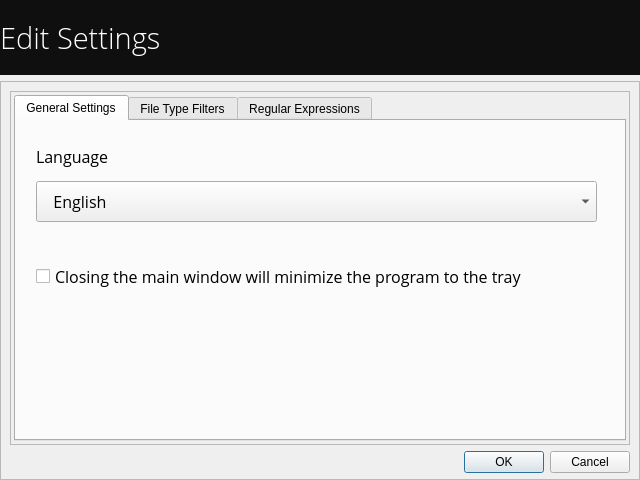
<?xml version="1.0" encoding="UTF-8"?>
<ui version="4.0">
 <class>EditSettings</class>
 <widget class="QDialog" name="EditSettings">
  <property name="enabled">
   <bool>true</bool>
  </property>
  <property name="geometry">
   <rect>
    <x>0</x>
    <y>0</y>
    <width>640</width>
    <height>480</height>
   </rect>
  </property>
  <property name="sizePolicy">
   <sizepolicy hsizetype="Fixed" vsizetype="Fixed">
    <horstretch>0</horstretch>
    <verstretch>0</verstretch>
   </sizepolicy>
  </property>
  <property name="minimumSize">
   <size>
    <width>640</width>
    <height>480</height>
   </size>
  </property>
  <property name="maximumSize">
   <size>
    <width>640</width>
    <height>480</height>
   </size>
  </property>
  <property name="contextMenuPolicy">
   <enum>Qt::NoContextMenu</enum>
  </property>
  <property name="windowTitle">
   <string>Edit Settings</string>
  </property>
  <property name="whatsThis">
   <string notr="true"/>
  </property>
  <property name="sizeGripEnabled">
   <bool>false</bool>
  </property>
  <layout class="QHBoxLayout" name="horizontalLayout">
   <property name="margin">
    <number>0</number>
   </property>
   <item>
    <layout class="QVBoxLayout" name="mainLayout">
     <item>
      <widget class="QLabel" name="label">
       <property name="minimumSize">
        <size>
         <width>0</width>
         <height>75</height>
        </size>
       </property>
       <property name="maximumSize">
        <size>
         <width>16777215</width>
         <height>75</height>
        </size>
       </property>
       <property name="font">
        <font>
         <family>Open Sans Light</family>
         <pointsize>22</pointsize>
        </font>
       </property>
       <property name="styleSheet">
        <string notr="true">background: rgb(15,15,15);
color: white;

    background-image: url(:images/backgrounds/blackbg.png);
    background-position: top right;
    background-origin: content;
    background-repeat: repeat-xy;


</string>
       </property>
       <property name="text">
        <string>Edit Settings</string>
       </property>
       <property name="margin">
        <number>18</number>
       </property>
      </widget>
     </item>
     <item>
      <widget class="QFrame" name="mainFrame">
       <property name="frameShape">
        <enum>QFrame::StyledPanel</enum>
       </property>
       <property name="frameShadow">
        <enum>QFrame::Raised</enum>
       </property>
       <layout class="QGridLayout" name="gridLayout">
        <property name="bottomMargin">
         <number>6</number>
        </property>
        <item row="0" column="0">
         <layout class="QVBoxLayout" name="verticalLayout">
          <item>
           <widget class="QFrame" name="contentsFrame">
            <property name="frameShape">
             <enum>QFrame::StyledPanel</enum>
            </property>
            <property name="frameShadow">
             <enum>QFrame::Raised</enum>
            </property>
            <layout class="QGridLayout" name="gridLayout_3">
             <property name="margin">
              <number>3</number>
             </property>
             <item row="0" column="0">
              <widget class="QTabWidget" name="settingsTabs">
               <property name="currentIndex">
                <number>0</number>
               </property>
               <widget class="QWidget" name="generalSettingsTab">
                <attribute name="title">
                 <string>General Settings</string>
                </attribute>
                <widget class="QLabel" name="languageLabel">
                 <property name="geometry">
                  <rect>
                   <x>20</x>
                   <y>20</y>
                   <width>101</width>
                   <height>31</height>
                  </rect>
                 </property>
                 <property name="font">
                  <font>
                   <family>Open Sans</family>
                   <pointsize>12</pointsize>
                  </font>
                 </property>
                 <property name="text">
                  <string>Language</string>
                 </property>
                </widget>
                <widget class="QComboBox" name="languageCombo">
                 <property name="geometry">
                  <rect>
                   <x>20</x>
                   <y>60</y>
                   <width>561</width>
                   <height>41</height>
                  </rect>
                 </property>
                 <property name="font">
                  <font>
                   <family>Open Sans</family>
                   <pointsize>12</pointsize>
                  </font>
                 </property>
                 <property name="iconSize">
                  <size>
                   <width>40</width>
                   <height>24</height>
                  </size>
                 </property>
                 <item>
                  <property name="text">
                   <string>   English</string>
                  </property>
                  <property name="icon">
                   <iconset resource="res.qrc">
                    <normaloff>:/images/flags/english.png</normaloff>:/images/flags/english.png</iconset>
                  </property>
                 </item>
                 <item>
                  <property name="text">
                   <string>   Deutsch</string>
                  </property>
                  <property name="icon">
                   <iconset resource="res.qrc">
                    <normaloff>:/images/flags/german.png</normaloff>:/images/flags/german.png</iconset>
                  </property>
                 </item>
                 <item>
                  <property name="text">
                   <string>   Français</string>
                  </property>
                  <property name="icon">
                   <iconset resource="res.qrc">
                    <normaloff>:/images/flags/french.png</normaloff>:/images/flags/french.png</iconset>
                  </property>
                 </item>
                 <item>
                  <property name="text">
                   <string>   Español</string>
                  </property>
                  <property name="icon">
                   <iconset resource="res.qrc">
                    <normaloff>:/images/flags/spanish.png</normaloff>:/images/flags/spanish.png</iconset>
                  </property>
                 </item>
                 <item>
                  <property name="text">
                   <string>   汉语</string>
                  </property>
                  <property name="icon">
                   <iconset resource="res.qrc">
                    <normaloff>:/images/flags/chinese.png</normaloff>:/images/flags/chinese.png</iconset>
                  </property>
                 </item>
                </widget>
                <widget class="QCheckBox" name="checkBox">
                 <property name="geometry">
                  <rect>
                   <x>20</x>
                   <y>140</y>
                   <width>561</width>
                   <height>31</height>
                  </rect>
                 </property>
                 <property name="font">
                  <font>
                   <family>Open Sans</family>
                   <pointsize>12</pointsize>
                  </font>
                 </property>
                 <property name="text">
                  <string>Closing the main window will minimize the program to the tray</string>
                 </property>
                </widget>
               </widget>
               <widget class="QWidget" name="fileTypesTab">
                <attribute name="title">
                 <string>File Type Filters</string>
                </attribute>
                <layout class="QGridLayout" name="fileTypeLayout">
                 <property name="margin">
                  <number>3</number>
                 </property>
                 <property name="spacing">
                  <number>3</number>
                 </property>
                 <item row="0" column="0">
                  <layout class="QHBoxLayout" name="fileFilterLayout">
                   <item>
                    <widget class="QTableWidget" name="fileFilterTable">
                     <property name="styleSheet">
                      <string notr="true"/>
                     </property>
                     <property name="gridStyle">
                      <enum>Qt::SolidLine</enum>
                     </property>
                     <property name="sortingEnabled">
                      <bool>true</bool>
                     </property>
                     <property name="rowCount">
                      <number>0</number>
                     </property>
                     <property name="columnCount">
                      <number>2</number>
                     </property>
                     <attribute name="horizontalHeaderStretchLastSection">
                      <bool>true</bool>
                     </attribute>
                     <column/>
                     <column/>
                    </widget>
                   </item>
                   <item>
                    <layout class="QVBoxLayout" name="fileFilterButtons">
                     <property name="spacing">
                      <number>10</number>
                     </property>
                     <item>
                      <widget class="QPushButton" name="newFilterButton">
                       <property name="minimumSize">
                        <size>
                         <width>100</width>
                         <height>0</height>
                        </size>
                       </property>
                       <property name="maximumSize">
                        <size>
                         <width>100</width>
                         <height>16777215</height>
                        </size>
                       </property>
                       <property name="text">
                        <string>New Filter</string>
                       </property>
                      </widget>
                     </item>
                     <item>
                      <widget class="QPushButton" name="editFilterButton">
                       <property name="text">
                        <string>Edit Filter</string>
                       </property>
                      </widget>
                     </item>
                     <item>
                      <widget class="QPushButton" name="deleteFilterButton">
                       <property name="text">
                        <string>Delete Filter</string>
                       </property>
                      </widget>
                     </item>
                     <item>
                      <spacer name="verticalSpacer">
                       <property name="orientation">
                        <enum>Qt::Vertical</enum>
                       </property>
                       <property name="sizeHint" stdset="0">
                        <size>
                         <width>20</width>
                         <height>40</height>
                        </size>
                       </property>
                      </spacer>
                     </item>
                    </layout>
                   </item>
                  </layout>
                 </item>
                </layout>
               </widget>
               <widget class="QWidget" name="regexTab">
                <attribute name="title">
                 <string>Regular Expressions</string>
                </attribute>
                <layout class="QGridLayout" name="gridLayout_2">
                 <property name="margin">
                  <number>3</number>
                 </property>
                 <property name="spacing">
                  <number>3</number>
                 </property>
                 <item row="0" column="0">
                  <layout class="QHBoxLayout" name="regexLayout">
                   <item>
                    <widget class="QTableWidget" name="regexTable">
                     <property name="styleSheet">
                      <string notr="true"/>
                     </property>
                     <property name="gridStyle">
                      <enum>Qt::SolidLine</enum>
                     </property>
                     <property name="sortingEnabled">
                      <bool>true</bool>
                     </property>
                     <property name="rowCount">
                      <number>0</number>
                     </property>
                     <property name="columnCount">
                      <number>1</number>
                     </property>
                     <attribute name="horizontalHeaderStretchLastSection">
                      <bool>true</bool>
                     </attribute>
                     <column/>
                    </widget>
                   </item>
                   <item>
                    <layout class="QVBoxLayout" name="regexButtons">
                     <property name="spacing">
                      <number>10</number>
                     </property>
                     <item>
                      <widget class="QPushButton" name="newRegexButton">
                       <property name="minimumSize">
                        <size>
                         <width>100</width>
                         <height>0</height>
                        </size>
                       </property>
                       <property name="maximumSize">
                        <size>
                         <width>100</width>
                         <height>16777215</height>
                        </size>
                       </property>
                       <property name="text">
                        <string>New Regex</string>
                       </property>
                      </widget>
                     </item>
                     <item>
                      <widget class="QPushButton" name="editRegexButton">
                       <property name="text">
                        <string>Edit Regex</string>
                       </property>
                      </widget>
                     </item>
                     <item>
                      <widget class="QPushButton" name="deleteRegexButton">
                       <property name="text">
                        <string>Delete Regex</string>
                       </property>
                      </widget>
                     </item>
                     <item>
                      <widget class="QPushButton" name="testRegexButton">
                       <property name="text">
                        <string>Test Regex</string>
                       </property>
                      </widget>
                     </item>
                     <item>
                      <spacer name="verticalSpacer_3">
                       <property name="orientation">
                        <enum>Qt::Vertical</enum>
                       </property>
                       <property name="sizeHint" stdset="0">
                        <size>
                         <width>20</width>
                         <height>40</height>
                        </size>
                       </property>
                      </spacer>
                     </item>
                    </layout>
                   </item>
                  </layout>
                 </item>
                </layout>
               </widget>
              </widget>
             </item>
            </layout>
           </widget>
          </item>
          <item>
           <widget class="QDialogButtonBox" name="buttonBox">
            <property name="sizePolicy">
             <sizepolicy hsizetype="Expanding" vsizetype="Fixed">
              <horstretch>0</horstretch>
              <verstretch>0</verstretch>
             </sizepolicy>
            </property>
            <property name="maximumSize">
             <size>
              <width>16777215</width>
              <height>30</height>
             </size>
            </property>
            <property name="layoutDirection">
             <enum>Qt::LeftToRight</enum>
            </property>
            <property name="autoFillBackground">
             <bool>false</bool>
            </property>
            <property name="styleSheet">
             <string notr="true"/>
            </property>
            <property name="orientation">
             <enum>Qt::Horizontal</enum>
            </property>
            <property name="standardButtons">
             <set>QDialogButtonBox::Cancel|QDialogButtonBox::Ok</set>
            </property>
            <property name="centerButtons">
             <bool>false</bool>
            </property>
           </widget>
          </item>
         </layout>
        </item>
       </layout>
      </widget>
     </item>
    </layout>
   </item>
  </layout>
 </widget>
 <resources>
  <include location="res.qrc"/>
 </resources>
 <connections>
  <connection>
   <sender>buttonBox</sender>
   <signal>accepted()</signal>
   <receiver>EditSettings</receiver>
   <slot>accept()</slot>
   <hints>
    <hint type="sourcelabel">
     <x>248</x>
     <y>254</y>
    </hint>
    <hint type="destinationlabel">
     <x>157</x>
     <y>274</y>
    </hint>
   </hints>
  </connection>
  <connection>
   <sender>buttonBox</sender>
   <signal>rejected()</signal>
   <receiver>EditSettings</receiver>
   <slot>reject()</slot>
   <hints>
    <hint type="sourcelabel">
     <x>316</x>
     <y>260</y>
    </hint>
    <hint type="destinationlabel">
     <x>286</x>
     <y>274</y>
    </hint>
   </hints>
  </connection>
 </connections>
</ui>
